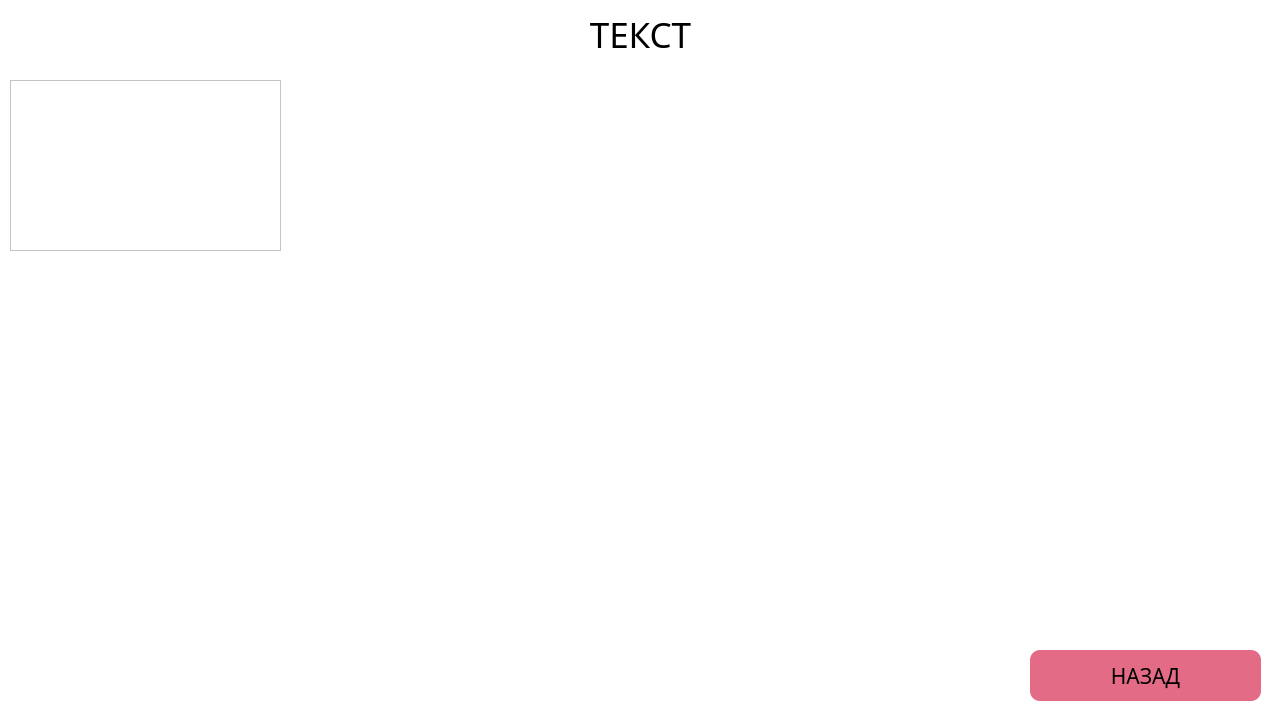
<?xml version="1.0" encoding="UTF-8"?>
<ui version="4.0">
 <class>mini_table_window</class>
 <widget class="QMainWindow" name="mini_table_window">
  <property name="geometry">
   <rect>
    <x>0</x>
    <y>0</y>
    <width>1280</width>
    <height>720</height>
   </rect>
  </property>
  <property name="minimumSize">
   <size>
    <width>1280</width>
    <height>720</height>
   </size>
  </property>
  <property name="maximumSize">
   <size>
    <width>1280</width>
    <height>720</height>
   </size>
  </property>
  <property name="font">
   <font>
    <family>Trebuchet MS</family>
    <pointsize>14</pointsize>
   </font>
  </property>
  <property name="cursor">
   <cursorShape>ArrowCursor</cursorShape>
  </property>
  <property name="mouseTracking">
   <bool>false</bool>
  </property>
  <property name="tabletTracking">
   <bool>false</bool>
  </property>
  <property name="windowTitle">
   <string>Таблица</string>
  </property>
  <property name="autoFillBackground">
   <bool>false</bool>
  </property>
  <property name="styleSheet">
   <string notr="true">background-color: #fff</string>
  </property>
  <widget class="QWidget" name="centralwidget">
   <widget class="QPushButton" name="btn_back">
    <property name="geometry">
     <rect>
      <x>1030</x>
      <y>650</y>
      <width>231</width>
      <height>51</height>
     </rect>
    </property>
    <property name="font">
     <font>
      <family>Trebuchet MS</family>
      <pointsize>16</pointsize>
      <weight>50</weight>
      <bold>false</bold>
     </font>
    </property>
    <property name="focusPolicy">
     <enum>Qt::StrongFocus</enum>
    </property>
    <property name="styleSheet">
     <string notr="true">QPushButton {
background-color: rgb(228, 107, 134);
border: none;
border-radius: 10px}

QPushButton:hover {
border: 1px solid  rgb(0, 0, 0);
background-color: rgba(228, 107, 134, 0.9)
}

QPushButton:pressed {
border:3px solid  rgb(0, 0, 0);
background-color: rgba(228, 107, 134, 1)
}</string>
    </property>
    <property name="text">
     <string>НАЗАД</string>
    </property>
    <property name="shortcut">
     <string>Return</string>
    </property>
    <property name="checkable">
     <bool>false</bool>
    </property>
   </widget>
   <widget class="QLabel" name="label_windowName">
    <property name="geometry">
     <rect>
      <x>10</x>
      <y>10</y>
      <width>1261</width>
      <height>51</height>
     </rect>
    </property>
    <property name="font">
     <font>
      <family>Trebuchet MS</family>
      <pointsize>26</pointsize>
     </font>
    </property>
    <property name="text">
     <string>ТЕКСТ</string>
    </property>
    <property name="alignment">
     <set>Qt::AlignHCenter|Qt::AlignTop</set>
    </property>
   </widget>
   <widget class="QTableWidget" name="tableWidget">
    <property name="geometry">
     <rect>
      <x>10</x>
      <y>80</y>
      <width>271</width>
      <height>171</height>
     </rect>
    </property>
    <attribute name="horizontalHeaderShowSortIndicator" stdset="0">
     <bool>true</bool>
    </attribute>
   </widget>
  </widget>
 </widget>
 <resources/>
 <connections/>
</ui>
